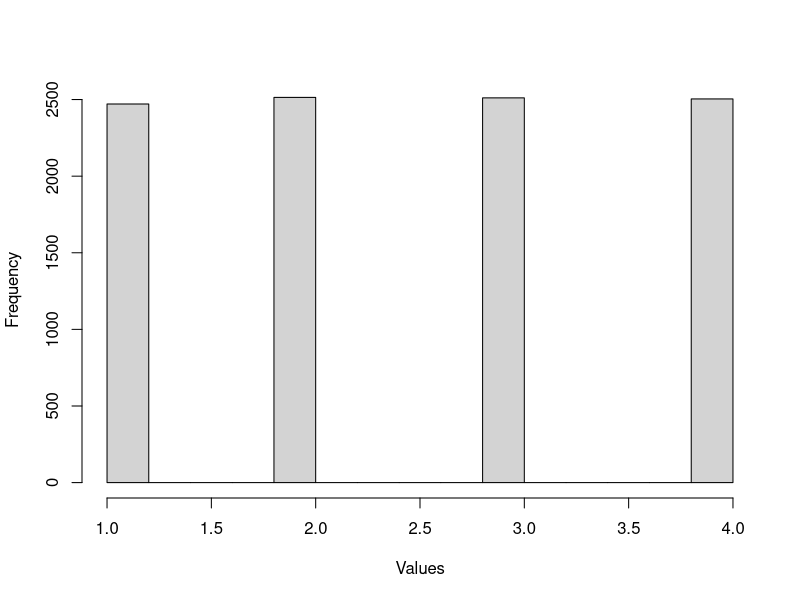

Generate this figure with R:
## ---- chunk 1
x <- c(1, 2, 3, 4)
## ---- chunk 2
out <- sample(x, 10000, replace=TRUE)
## ---- chunk 3
hist_out <- hist(out, main = '', xlab = 'Values', ylab = 'Frequency')
## ---- chunk 4
x <- c( 1, 2, 2, 3, 4, 1, 6, 7, 8, 10, 5, 5, 1, 4, 9 )
out1 <- sample(x, 10, replace=FALSE)
out2 <- sample(x, 10, replace=TRUE)
